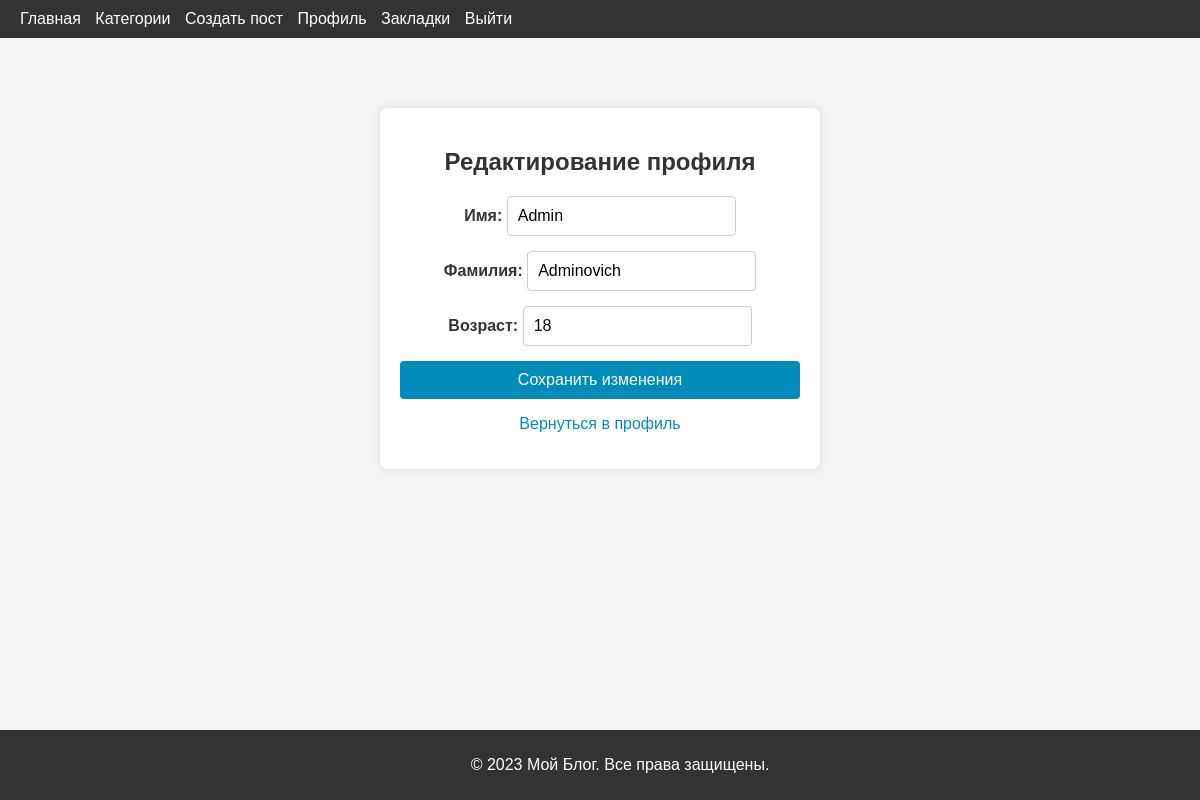
/accounts/profile/edit (signed in), run on an earlier commit of the app's database.
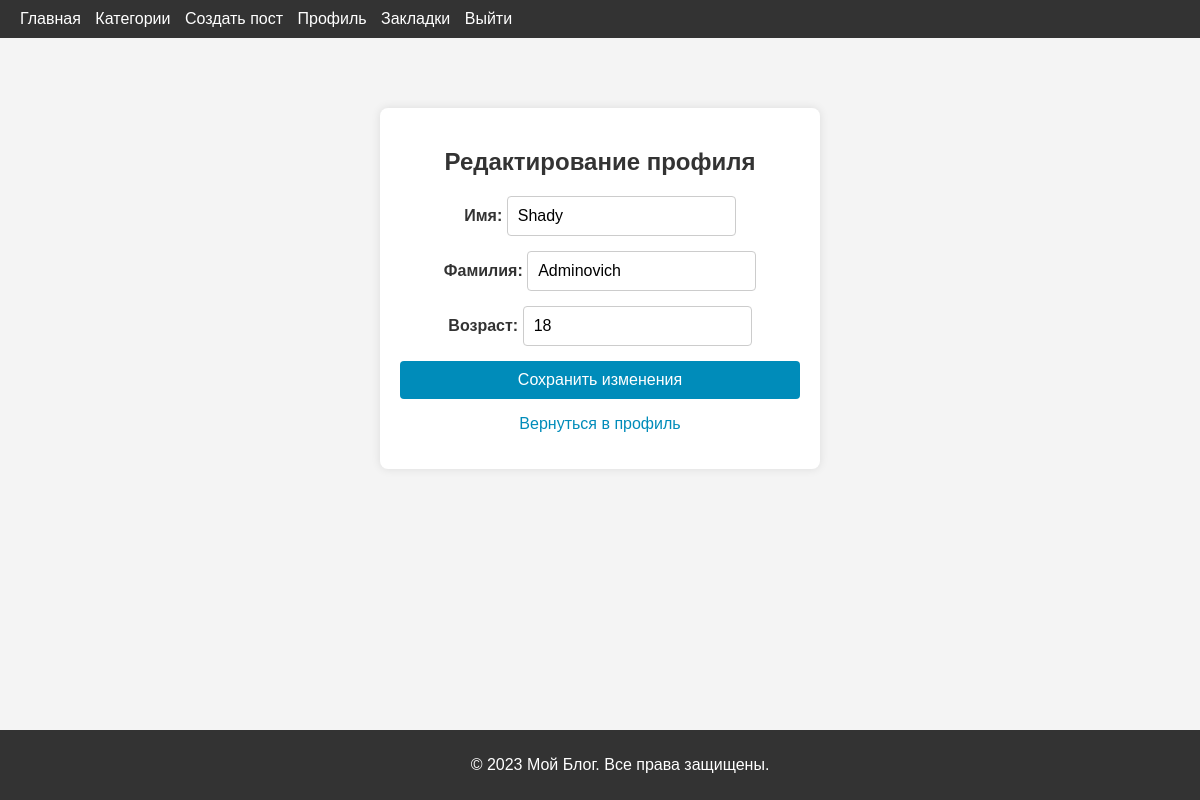
And on a later commit of the database.
### account/models.py (models this page shows, shortened)
class User(AbstractUser):
    username = None
    date_joined = None
    email = models.EmailField(
        max_length=255,
        unique=True,
        verbose_name="Электронная почта",
    )
    first_name = models.CharField(
        max_length=255,
        blank=True,
        verbose_name="Имя",
    )
    last_name = models.CharField(
        max_length=255,
        blank=True,
        verbose_name="Фамилия",
    )
    age = models.PositiveSmallIntegerField(
        default=18,
        verbose_name="Возраст",
    )
    is_active = models.BooleanField(
        default=True,
        verbose_name="Активен",
    )
    is_staff = models.BooleanField(
        default=False,
        verbose_name="Персонал"
    )
    is_superuser = models.BooleanField(
        default=False,
        verbose_name="Суперпользователь"
    )
    created_at = models.DateTimeField(auto_now_add=True, verbose_name="Дата создания")
    updated_at = models.DateTimeField(auto_now=True, verbose_name="Дата обновления")
    USERNAME_FIELD = 'email'
    REQUIRED_FIELDS = []
    objects = UserManager()
    class Meta:
        verbose_name = "Пользователь"
        verbose_name_plural = "Пользователи"
        ordering = ['-updated_at']

### account/views/profile.py (the view)
# urls.py: path('profile/edit',edit_profile,name='profile-edit'),
@login_required
def edit_profile(request):
    user = request.user
    if request.method == 'POST':
        form = ProfileForm(request.POST,instance=user)
        if form.is_valid():
            form.save()
            return redirect('account:profile')
    else:
        form = ProfileForm(instance=user)
        return render(request,'account/edit_profile.html',{'form':form})

### account/forms.py
class ProfileForm(forms.ModelForm):
    class Meta:
        model = User
        fields = ('first_name','last_name','age')

### templates/account/edit_profile.html (shortened to what this page needs)
{% extends 'base.html' %}
{% block content %}
    <div class="auth-container">
        <h2>Редактирование профиля</h2>
        <form method="post">
            {{ form.as_p }}
            <button type="submit" class="auth-btn">Сохранить изменения</button>
        </form>
        <p><a href="{% url 'account:profile' %}">Вернуться в профиль</a></p>
    </div>
{% endblock %}

What changed in the data, as far as the page shows it:
changed User "Adminovich": first_name "Admin" → "Shady"
